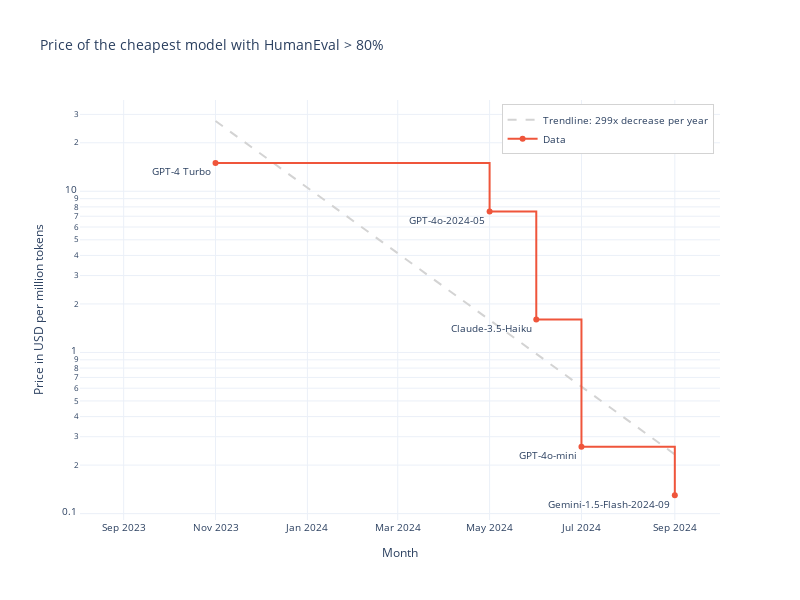

The notebook cell saved with this chart:
### Code cell
# Calculate annual rate of decrease
annual_slope = exponential_model.params['date'] * 365  # Convert daily to annual
annual_factor = int(round(10**(-annual_slope)))  # Convert log slope to factor

# Plot the exponential trendline with the data
fig = go.Figure()
fig.add_trace(go.Scatter(
    x=cheapest_models_df['Release Date'],
    y=10**exponential_model.predict(cheapest_models_df['date']),
    mode='lines',
    name=f'Trendline: {annual_factor}x decrease per year',
    line=dict(color='lightgrey', dash='dash')
))
fig.add_trace(go.Scatter(
    x=cheapest_models_df['Release Date'],
    y=cheapest_models_df['USD per 1M Tokens'],
    mode='lines+markers+text',
    name='Data',
    text=cheapest_models_df['Model Name'],
    textposition='bottom left',
    line=dict(shape='hv')
))
fig.update_layout(
    title=f'Price of the cheapest model with {bench} > {performance_lower_bound}%'
)
fig.update_traces(textposition='bottom left')
fig.update_layout(yaxis_type='log')
fig.update_layout(xaxis_title='Month')
fig.update_layout(yaxis_title='Price in USD per million tokens')
# Lower the lower x limit
fig.update_layout(xaxis_range=[cheapest_models_df['Release Date'].min() - pd.Timedelta(days=90), cheapest_models_df['Release Date'].max()+pd.Timedelta(days=30)])
fig.update_layout(
    width=800,
    height=600,
    font=dict(size=10),
    legend=dict(
        yanchor="top",
        y=0.99,
        xanchor="right",
        x=0.99,
        bordercolor="lightgrey",
        borderwidth=1
    )
)
# if save:
#     save_plot(fig, results_dir, f'aa_cheapest_models_{bench}_above_{performance_lower_bound}_with_trendline')
fig.show()

### Figure 1 — Plotly figure (JSON) as saved in the notebook; plotly's stock layout.template omitted (floating-point values rounded to 4 significant figures)
{"data": [{"line": {"color": "lightgrey", "dash": "dash"}, "mode": "lines", "name": "Trendline: 299x decrease per year", "textposition": "bottom left", "type": "scatter", "x": ["2023-11-01T00:00:00", "2024-05-01T00:00:00", "2024-06-01T00:00:00", "2024-07-01T00:00:00", "2024-09-01T00:00:00"], "y": [27.29, 1.591, 0.9803, 0.6136, 0.233]}, {"line": {"shape": "hv"}, "mode": "lines+markers+text", "name": "Data", "text": ["GPT-4 Turbo", "GPT-4o-2024-05", "Claude-3.5-Haiku", "GPT-4o-mini", "Gemini-1.5-Flash-2024-09"], "textposition": "bottom left", "type": "scatter", "x": ["2023-11-01T00:00:00", "2024-05-01T00:00:00", "2024-06-01T00:00:00", "2024-07-01T00:00:00", "2024-09-01T00:00:00"], "y": [15, 7.5, 1.6, 0.26, 0.13]}], "layout": {"font": {"size": 10}, "height": 600, "legend": {"bordercolor": "lightgrey", "borderwidth": 1, "x": 0.99, "xanchor": "right", "y": 0.99, "yanchor": "top"}, "title": {"text": "Price of the cheapest model with HumanEval > 80%"}, "width": 800, "xaxis": {"range": ["2023-08-03T00:00:00", "2024-10-01T00:00:00"], "title": {"text": "Month"}}, "yaxis": {"title": {"text": "Price in USD per million tokens"}, "type": "log"}}}
